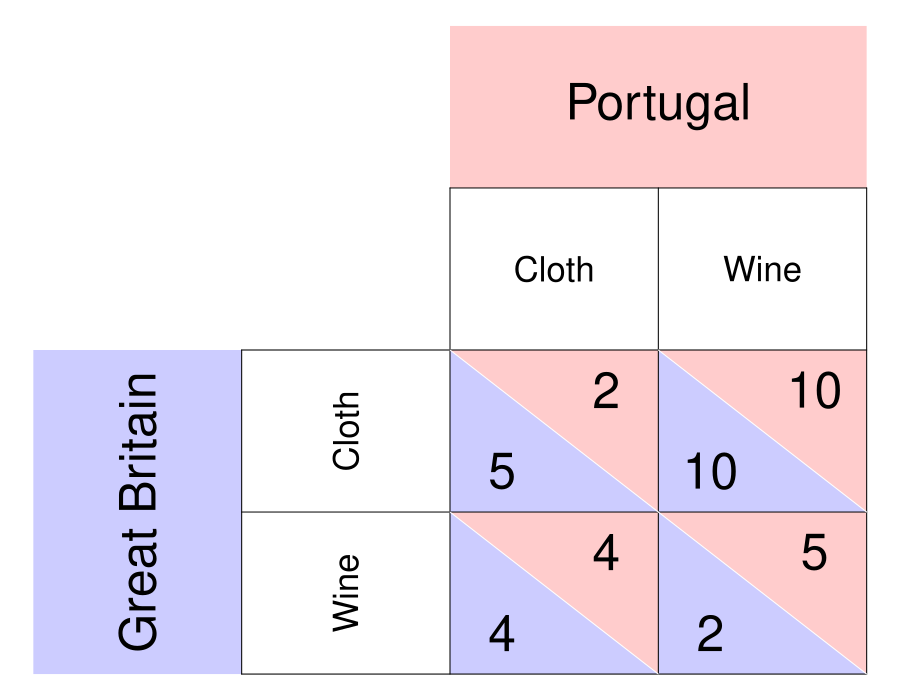

This figure's R source:
require(shape)
pdf(file = "society/matrix_winecloth_nosoln.pdf", width = 9, height = 7)

par(mar =  c(0, 0, 0, 0))
xlims <- c(0, 8)
ylims <- c(0, 8)

#TextSizes
PlayerSize <- 3
StratSize <- 2.1
PayoffSize <- 3
p1fadelevel <- 0.2
p2fadelevel <- 0.2

#Payoffs are listed as c("NW", "SW", "NE", "SE")

#Considerations for Player 1
P1Name <- c("Great Britain")
P1Strat <- c("Cloth", "Wine")
P1Payoffs <- c("5", "4", "10", "2")
P1BR1 <- c("SW") #Must be NW or SW - the BR prints accordingly. 
P1BR2 <- c("SE") #Must be NE or SE - the BR prints accordingly. 
#NW = (5, 3); SW = (5,1); NE = (7, 3); SE = (7, 1)
P1bestsize <- 2.5 #Adjusts size of point indicating best response of P1

#Considerations for Player 2
P2Name <- c("Portugal")
P2Strat <- c("Cloth", "Wine")
P2Payoffs <- c("2", "4", "10", "5")
P2BR1 <- c("NW") #Must be NW or NE - the BR prints accordingly. 
P2BR2 <- c("SW") #Must be SW or SE - the BR prints accordingly. 
P2bestsize <- 4 #Adjusts size of circle indicating best response of P2

plot(0, 0, xlim = xlims, ylim = ylims, type = "n",
     xlab = expression(""),
     ylab = expression(""),
     xaxt = "n", 
     yaxt = "n", 
     cex.lab = 2, 
     bty = "n")



#Color and label for Player 1 and their strategies
polygon(c(0,0,2,2,0), c(0,4,4,0,0), col=rgb(0, 0, 1, p1fadelevel), density=NULL, border = NA)
text(1, 2, P1Name[1], srt = 90, cex = PlayerSize)

text(3, 3, P1Strat[1], cex = StratSize, srt = 90)
text(3, 1, P1Strat[2], cex = StratSize, srt = 90)


#Color and label for Player 2
polygon(c(4,4,8,8,4), c(8,6,6,8,8), col=rgb(1, 0, 0, p2fadelevel), density=NULL, border = NA)
text(6, 7, P2Name[1], cex = PlayerSize)

text(5, 5, P2Strat[1], cex = StratSize)
text(7, 5, P2Strat[2], cex = StratSize)

#NorthWest cell 
#P1
polygon(c(4,4,6,4), c(4,2,2,4), col=rgb(0, 0, 1, p1fadelevel), density=NULL, border = NA)
#P2
polygon(c(4,6,6,4), c(4,4,2,4), col=rgb(1, 0, 0, p2fadelevel), density=NULL, border = NA)

#P1
text(4.5, 2.5, P1Payoffs[1], cex = PayoffSize)
#P2
text(5.5, 3.5, P2Payoffs[1], cex = PayoffSize)

#SouthWest cell  
#P1
polygon(c(4,4,6,4), c(2,0,0,2), col=rgb(0, 0, 1, p1fadelevel), density=NULL, border = NA)
#P2
polygon(c(4,6,6,4), c(2,2,0,2), col=rgb(1, 0, 0, p2fadelevel), density=NULL, border = NA)

#P1
text(4.5, 0.5, P1Payoffs[2], cex = PayoffSize)
#P2
text(5.5, 1.5, P2Payoffs[2], cex = PayoffSize)


#NorthEast cell 
#P1
polygon(c(6,6,8,6), c(4,2,2,4), col=rgb(0, 0, 1, p1fadelevel), density=NULL, border = NA)
#P2
polygon(c(6,8,8,6), c(4,4,2,4), col=rgb(1, 0, 0, p2fadelevel), density=NULL, border = NA)
#P1
text(6.5, 2.5, P1Payoffs[3], cex = PayoffSize)
#P2
text(7.5, 3.5, P2Payoffs[3], cex = PayoffSize)

#SouthEast cell 
#P1
polygon(c(6,6,8,6), c(2,0,0,2), col=rgb(0, 0, 1, p1fadelevel), density=NULL, border = NA)
#P2
polygon(c(6,8,8,6), c(2,2,0,2), col=rgb(1, 0, 0, p2fadelevel), density=NULL, border = NA)
#P1
text(6.5, 0.5, P1Payoffs[4], cex = PayoffSize)
#P2
text(7.5, 1.5, P2Payoffs[4], cex = PayoffSize)


#Lines for the Table
segments(8, 0, 8, 6, lty = 1, col = "black")
segments(4, 6, 8, 6, lty = 1, col = "black")
segments(2, 0, 2, 4, lty = 1, col = "black")
segments(2, 0, 8, 0, lty = 1, col = "black")
segments(2, 4, 8, 4, lty = 1, col = "black")
segments(4, 0, 4, 6, lty = 1, col = "black")
segments(2, 2, 8, 2, lty = 1, col = "black")
segments(6, 0, 6, 6, lty = 1, col = "black")

#Diagonals
#NW
segments(4, 4, 6, 2, lty = 1, col = "white")
#NE
segments(6, 4, 8, 2, lty = 1, col = "white")
#SW
segments(4, 2, 6, 0, lty = 1, col = "white")
#Se
segments(6, 2, 8, 0, lty = 1, col = "white")


# #Best responses 
# #P1 
# if (P1BR1[1] == "NW"){
#   points(5, 3, pch = 16, col = "black", cex = P1bestsize)
# } else{points(5, 1, pch = 16, col = "black", cex = P1bestsize)
# }
# 
# if (P1BR2[1] == "NE"){
#   points(7, 3, pch = 16, col = "black", cex = P1bestsize)
# } else{points(7, 1, pch = 16, col = "black", cex = P1bestsize)
# }
# 
# 
# #P2
# if (P2BR1[1] == "NW"){
#   points(5, 3, pch = 1, col = "black", cex = P2bestsize)
# } else{points(7, 3, pch = 1, col = "black", cex = P2bestsize)
# }
# 
# if (P2BR2[1] == "SW"){
#   points(5, 1, pch = 1, col = "black", cex = P2bestsize)
# } else{points(7, 1, pch = 1, col = "black", cex = P2bestsize)
# }

dev.off()
